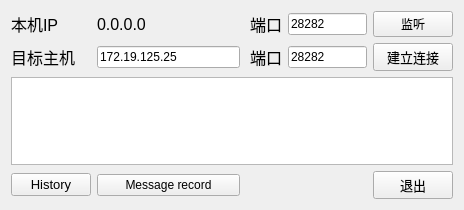
<?xml version="1.0" encoding="UTF-8"?>
<ui version="4.0">
 <class>StartScreen</class>
 <widget class="QWidget" name="StartScreen">
  <property name="geometry">
   <rect>
    <x>0</x>
    <y>0</y>
    <width>464</width>
    <height>210</height>
   </rect>
  </property>
  <property name="windowTitle">
   <string>连接</string>
  </property>
  <layout class="QGridLayout" name="gridLayout">
   <item row="0" column="0">
    <widget class="QLabel" name="lab_IP">
     <property name="font">
      <font>
       <pointsize>12</pointsize>
      </font>
     </property>
     <property name="text">
      <string>本机IP</string>
     </property>
    </widget>
   </item>
   <item row="0" column="1">
    <widget class="QLabel" name="lab_IP_W">
     <property name="font">
      <font>
       <pointsize>12</pointsize>
      </font>
     </property>
     <property name="text">
      <string>0.0.0.0</string>
     </property>
    </widget>
   </item>
   <item row="0" column="3">
    <widget class="QLineEdit" name="Edit_lisPort">
     <property name="text">
      <string>28282</string>
     </property>
    </widget>
   </item>
   <item row="0" column="4">
    <widget class="QPushButton" name="Button_listen">
     <property name="text">
      <string>监听</string>
     </property>
    </widget>
   </item>
   <item row="1" column="0">
    <widget class="QLabel" name="lab_Target">
     <property name="font">
      <font>
       <pointsize>12</pointsize>
      </font>
     </property>
     <property name="text">
      <string>目标主机</string>
     </property>
    </widget>
   </item>
   <item row="1" column="1">
    <widget class="QLineEdit" name="LineEdit_TargetIp">
     <property name="sizePolicy">
      <sizepolicy hsizetype="Expanding" vsizetype="Fixed">
       <horstretch>20</horstretch>
       <verstretch>0</verstretch>
      </sizepolicy>
     </property>
     <property name="text">
      <string>172.19.125.25</string>
     </property>
    </widget>
   </item>
   <item row="2" column="0" colspan="5">
    <widget class="QTextBrowser" name="textBro_msgout"/>
   </item>
   <item row="1" column="3">
    <widget class="QLineEdit" name="Edit_conPort">
     <property name="sizePolicy">
      <sizepolicy hsizetype="Expanding" vsizetype="Fixed">
       <horstretch>11</horstretch>
       <verstretch>0</verstretch>
      </sizepolicy>
     </property>
     <property name="text">
      <string>28282</string>
     </property>
    </widget>
   </item>
   <item row="1" column="4">
    <widget class="QPushButton" name="Button_connect">
     <property name="font">
      <font>
       <pointsize>10</pointsize>
      </font>
     </property>
     <property name="text">
      <string>建立连接</string>
     </property>
    </widget>
   </item>
   <item row="3" column="0">
    <widget class="QPushButton" name="pushButton">
     <property name="font">
      <font>
       <pointsize>10</pointsize>
      </font>
     </property>
     <property name="text">
      <string>History</string>
     </property>
    </widget>
   </item>
   <item row="3" column="1">
    <widget class="QPushButton" name="Button_msgRecord">
     <property name="font">
      <font>
       <pointsize>9</pointsize>
      </font>
     </property>
     <property name="text">
      <string>Message record</string>
     </property>
    </widget>
   </item>
   <item row="3" column="4">
    <widget class="QPushButton" name="Button_exit">
     <property name="font">
      <font>
       <pointsize>10</pointsize>
      </font>
     </property>
     <property name="text">
      <string>退出</string>
     </property>
    </widget>
   </item>
   <item row="1" column="2" alignment="Qt::AlignRight">
    <widget class="QLabel" name="label">
     <property name="font">
      <font>
       <pointsize>12</pointsize>
      </font>
     </property>
     <property name="text">
      <string>端口</string>
     </property>
    </widget>
   </item>
   <item row="0" column="2" alignment="Qt::AlignRight">
    <widget class="QLabel" name="label_2">
     <property name="sizePolicy">
      <sizepolicy hsizetype="Preferred" vsizetype="Preferred">
       <horstretch>5</horstretch>
       <verstretch>0</verstretch>
      </sizepolicy>
     </property>
     <property name="font">
      <font>
       <pointsize>12</pointsize>
      </font>
     </property>
     <property name="text">
      <string>端口</string>
     </property>
    </widget>
   </item>
  </layout>
 </widget>
 <resources/>
 <connections/>
</ui>
